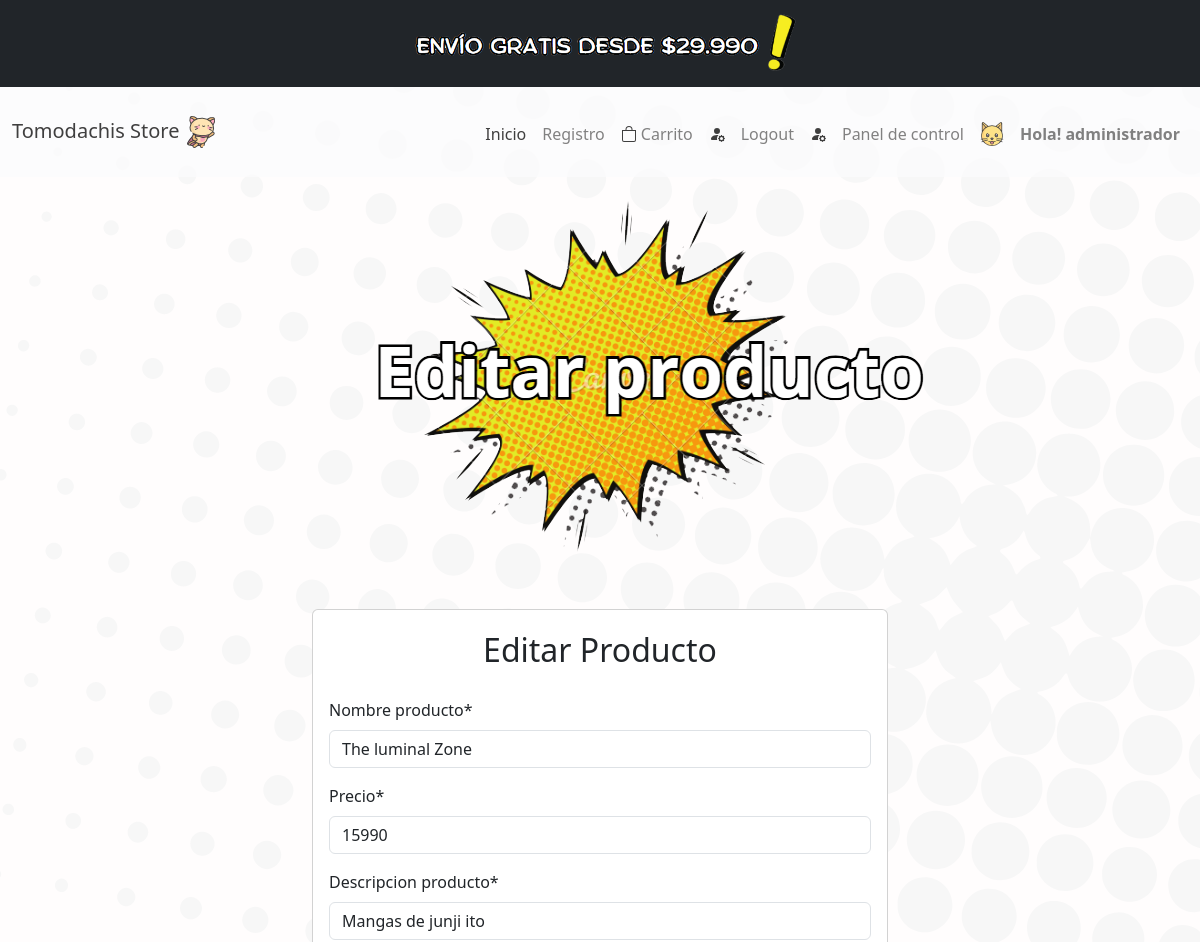
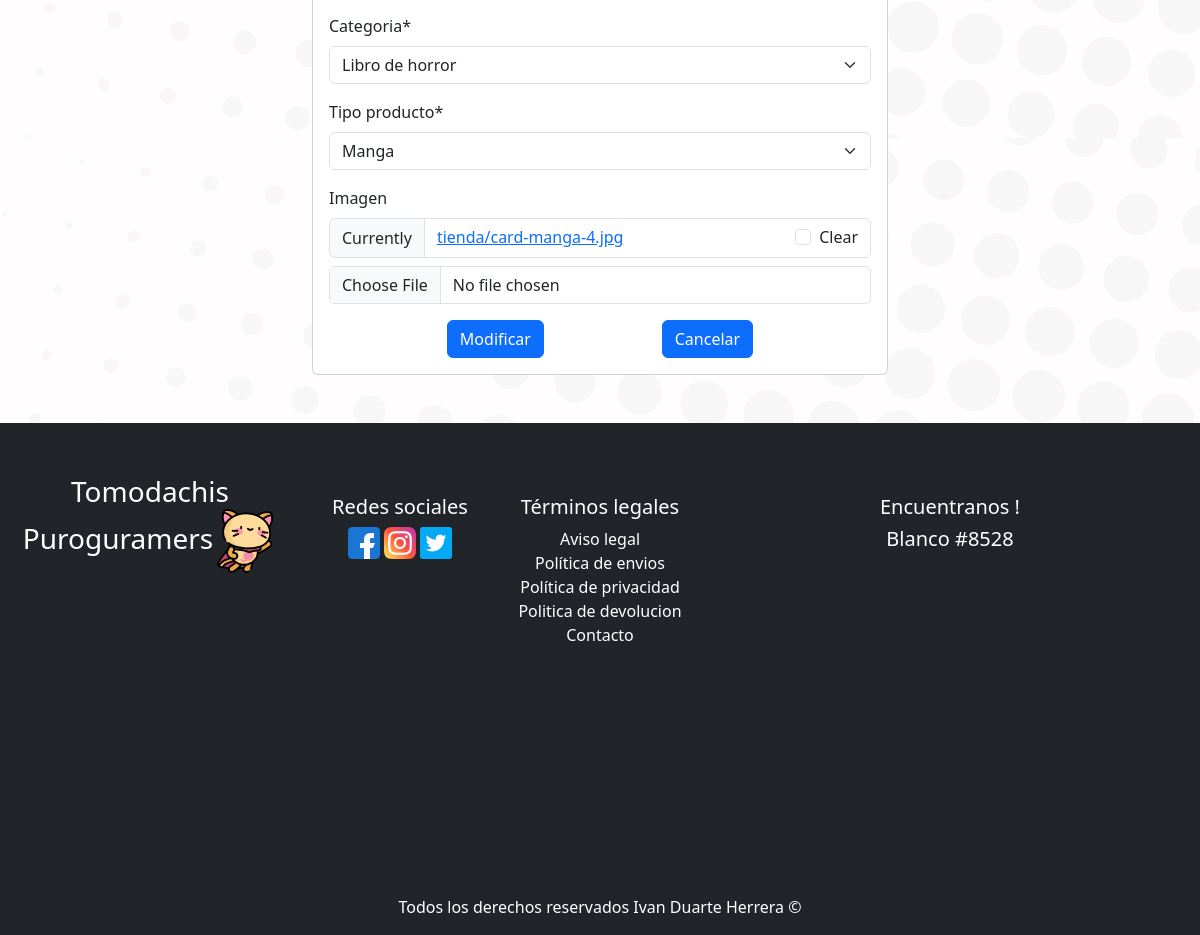
Page /modificar-producto/9 (signed in) on the committed database (2 pictures, top to bottom).
### tienda/models.py (models this page shows)
class Producto(models.Model):
    nombre_producto = models.CharField(max_length=200)
    precio = models.PositiveSmallIntegerField()
    descripcion_producto = models.CharField(max_length=200)
    categoria = models.ForeignKey(Categoria, on_delete=models.PROTECT)
    tipo_producto = models.ForeignKey(TipoProducto,null=True, on_delete=models.PROTECT)
    imagen = models.ImageField(upload_to="tienda/", null=True, blank=True)

### tienda/views.py (the view, shortened to what this page needs)
# urls.py: path('modificar-producto/<id>', views.modificarProducto, name='modificarProducto'),
@permission_required('tienda.change_producto')
def modificarProducto(request,id):
    producto = get_object_or_404(Producto, id = id)
    data = {'form': ProductoForm(instance=producto)}
    return render(request,'tienda/producto/modificar.html', data)

### tienda/forms.py
class ProductoForm(forms.ModelForm):
    class Meta:
        model = Producto
        fields = '__all__'

### tienda/context_processor.py (called while the page is built)
def total_carrito(request):
    total = 0
    if request.user.is_authenticated:
        if "carrito" in request.session.keys():
            for key, value in request.session["carrito"].items():
                total += int(value["valor"])
    return {"total_carrito":total}

### tienda/models.py (called while the page is built)
    def __str__(self):
        texto = "{0}"
        return texto.format(self.nombre_categoria)

    def __str__(self):
        texto = "{0}"
        return texto.format(self.nombre_tipo_producto)

### tienda/templates/tienda/producto/modificar.html (shortened to what this page needs)
{% extends 'tienda/base.html' %}
{% load static %}
{% block contenido_body %}
{% load crispy_forms_tags %}
{% load crispy_forms_filters %}
    <div class="row">
        <div class="col-md-12 text-center">
            <img class="img-fluid" src="{% static 'tienda/img/banner-editar-producto.png'%}" alt="banner_controlpanel">
        </div>
    </div>
    <div class="row d-flex justify-content-center pt-5">
        <div class="col-12 col-md-6 ">
            <div class="card ">
                <div class="card-body">
                    <form action="" method="POST" enctype="multipart/form-data">
                        <div class="fs-2 mb-4 text-center">Editar Producto</div>
                        {{ form | crispy }}
                        <div class="d-flex justify-content-evenly">
                            <input type="submit" value="Modificar" class="btn btn-primary ">
                            <input type="reset" value="Cancelar" class="btn btn-primary">
                        </div>
                    </form>
                </div>
            </div>
        </div>
    </div>
{% endblock %}

### tienda/templates/tienda/base.html (shortened to what this page needs)
{% load static %}
<!DOCTYPE html>
<html lang="es">
<head>
    <link rel="stylesheet" href="{% static 'tienda/css/style.css'%}">
    <link href="https://cdn.jsdelivr.net/npm/bootstrap@5.3.0-alpha1/dist/css/bootstrap.min.css" rel="stylesheet">
</head>
<body>
  <div class="container-fluid">
    <div class="row ">
      <div class="contenedor-barra-negra h-auto d-inline-block ps-0 pe-0 bg-dark">
        <div class="col text-center">
          <img class="imagenbarra-negra pt-2 mb-3 img-fluid" src="{% static 'tienda/img/bannernegro.png'%}" alt="promocion" width="400">
        </div>
      </div>
    </div>
    <div class="row">
      <nav class="navbar navbar-expand-md bg-light-subtle opacity-75">
        <div class="container-fluid">
          <a class="text-decoration-none text-black" href="{% url 'index'%}">
            <p id="textologo" class="navbar-brand mt-3">Tomodachis Store
              <img src="{% static 'tienda/img/gatito-logo.png'%}" alt="">
            </p>
          </a>
          <div class="iconosbarra collapse navbar-collapse text-sm-center justify-content-sm-end" id="navbarSupportedContent">
            <ul class="navbar-nav m-md mb-md-0">
              <li class="nav-item pt-md-2">
                <a class="nav-link active" aria-current="page" href="{% url 'index'%}">Inicio</a>
              </li>
              <li class="nav-item pt-md-2">
                <a class="nav-link" href="{% url 'registro' %}">Registro</a>
              </li>
              <li class="nav-item icono-carrito pt-md-2">
                <a class="nav-link" href="{% url 'carrito' %}">
                  <i class="bi bi-bag"><img class="mb-1 me-lg-6" src="{% static 'tienda/img/bag.svg'%}" alt="derp"></i>
                  Carrito</a>
              </li>
              {% if user.is_authenticated %}
                <li class="nav-item icono-login pt-md-2">
                  <a class="nav-link" href="{% url 'logout' %}"><i class="bi bi-bag"><img class="mb-1 me-3" src="{% static 'tienda/img/person-fill-gear.svg'%}" alt="derp"></i>Logout</a>
                </li>
                {% if user.is_staff %}
                <li class="nav-item icono-login pt-md-2">
                  <a class="nav-link" href="{% url 'controlPanel'%}"><i class="bi bi-bag"><img class="mb-1 me-3" src="{% static 'tienda/img/person-fill-gear.svg'%}" alt="derp"></i>Panel de control</a>
                </li>
                {% endif %}
                <li class="nav-item icono-login pt-md-2">
                  <a class="nav-link fw-bold" href="#"><i class="bi bi-bag"><img class="mb-1 me-3" src="{% static 'tienda/img/gato.png'%}" alt="derp"></i>Hola! {{user.username}} </a>
                </li>
              {% else %}
                <li class="nav-item icono-login pt-md-2">
                  <a class="nav-link" href="{% url 'login' %}"><i class="bi bi-bag"><img class="mb-1 me-3" src="{% static 'tienda/img/person-fill-gear.svg'%}" alt="derp"></i>Login</a>
                </li>
              {% endif %}
            </ul>
          </div>
        </div>
     </nav>
    </div>
    {% block contenido_body %}
    {% endblock %}
    <footer class="text-center">
      <div class="row pt-5 bg-dark text-white mt-5">
        <div class="col-xs-12 col-md-6 col-lg-3 ">
          <p class="h3 mt-1">Tomodachis Puroguramers<img src="{% static 'tienda/img/gatito-logo64.png'%}" alt="logo-pagina"> </p>
        </div>
        <div class="col-xs-12 col-md-4 col-lg-2 mt-4 ">
          <p class="h5">Redes sociales</p>
          <a href="#" class="text-white"><img src="{% static 'tienda/img/facebook.png'%}" alt="logofeis"></a>
          <a href="#" class="text-white"><img src="{% static 'tienda/img/instagram.png'%}" alt="logoinsta"></a>
          <a href="#" class="text-white"><img src="{% static 'tienda/img/twitta.png'%}" alt="logotwitter"></a>
        </div>
        <div class="col-xs-12 col-md-4 col-lg-2 mt-4">
          <p class="h5">Términos legales</p>
          <div>
            <a href="#" class="text-white text-decoration-none">Aviso legal</a>
          </div>
          <div>
            <a href="#" class="text-white text-decoration-none">Política de envios</a>
          </div>
          <div>
            <a href="#" class="text-white text-decoration-none">Política de privacidad</a>
          </div>
          <div>
            <a href="#" class="text-white text-decoration-none">Politica de devolucion</a>
          </div>
          <div>
            <a href="#" class="text-white text-decoration-none">Contacto</a>
          </div>
        </div>
        <div class="col-xs-12 col-md-6 col-lg mt-4">
          <p class="h5">Encuentranos !</p>
          <p class="h5">Blanco #8528</p>
          <div id="mapa" class="container_mapa"></div>
        </div>
        <div class="pt-5">
          <p class="h7 pt-5">Todos los derechos reservados Ivan Duarte Herrera © </p>
        </div>
      </div>
    </footer>
</div>
</body>
</html>

### tienda/static/tienda/css/style.css (style rules this page uses)
body { background-image: url('../img/bg-comic.png'); background-repeat: repeat; }
.contenedor-barra-negra { height: 5vw; }
.navbar { z-index: 1; }
#mapa { height: 15rem; }

### rows in the picture
Producto: nombre_producto "The luminal Zone", precio "15990", descripcion_producto "Mangas de junji ito", categoria "Libro de horror", tipo_producto "Manga"

### other values in the picture
{{ user.username }} "administrador"
